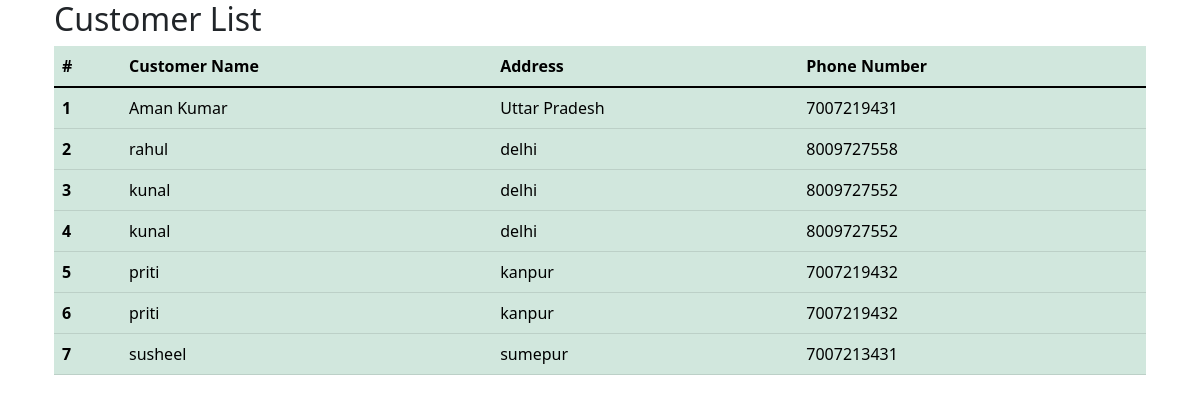
Page /view_customers/ on the committed database.
### zomato_app/models.py (models this page shows, shortened)
class Customer(models.Model):
    customer_name = models.CharField(max_length=100)
    address = models.CharField(max_length=200, blank=True)
    phone_number = models.CharField(max_length=15, blank=True)

### zomato_app/views.py (the view)
# urls.py: path('view_customers/', views.view_customer_list, name='view_customers'),
def view_customer_list(request):
    customers = Customer.objects.all()
    return render(request, 'customer_list.html', {'customers': customers})

### zomato_app/templates/customer_list.html (shortened to what this page needs)
<!doctype html>
<html lang="en">
<head>
  <link rel="stylesheet" href="https://cdn.jsdelivr.net/npm/bootstrap@5.3.1/dist/css/bootstrap.rtl.min.css">
  <link rel="stylesheet" href="https://cdn.jsdelivr.net/npm/bootstrap@5.1.3/dist/css/bootstrap.min.css">
</head>
<body>
  <div class="container">
    <h2>Customer List</h2>
    <div class="table-responsive">
      <table class="table table-success table-striped-columns">
        <thead>
          <tr>
            <th scope="col">#</th>
            <th scope="col">Customer Name</th>
            <th scope="col">Address</th>
            <th scope="col">Phone Number</th>
          </tr>
        </thead>
        <tbody>
          {% for customer in customers %}
          <tr>
            <th scope="row">{{ forloop.counter }}</th>
            <td>{{ customer.customer_name }}</td>
            <td>{{ customer.address }}</td>
            <td>{{ customer.phone_number }}</td>
          </tr>
          {% endfor %}
        </tbody>
      </table>
    </div>
  </div>
</body>
</html>

### rows in the picture
Customer: customer_name "Aman Kumar", address "Uttar Pradesh", phone_number "7007219431"
Customer: customer_name "rahul", address "delhi", phone_number "8009727558"
Customer: customer_name "kunal", address "delhi", phone_number "8009727552"
Customer: customer_name "kunal", address "delhi", phone_number "8009727552"
Customer: customer_name "priti", address "kanpur", phone_number "7007219432"
Customer: customer_name "priti", address "kanpur", phone_number "7007219432"
Customer: customer_name "susheel", address "sumepur", phone_number "7007213431"
